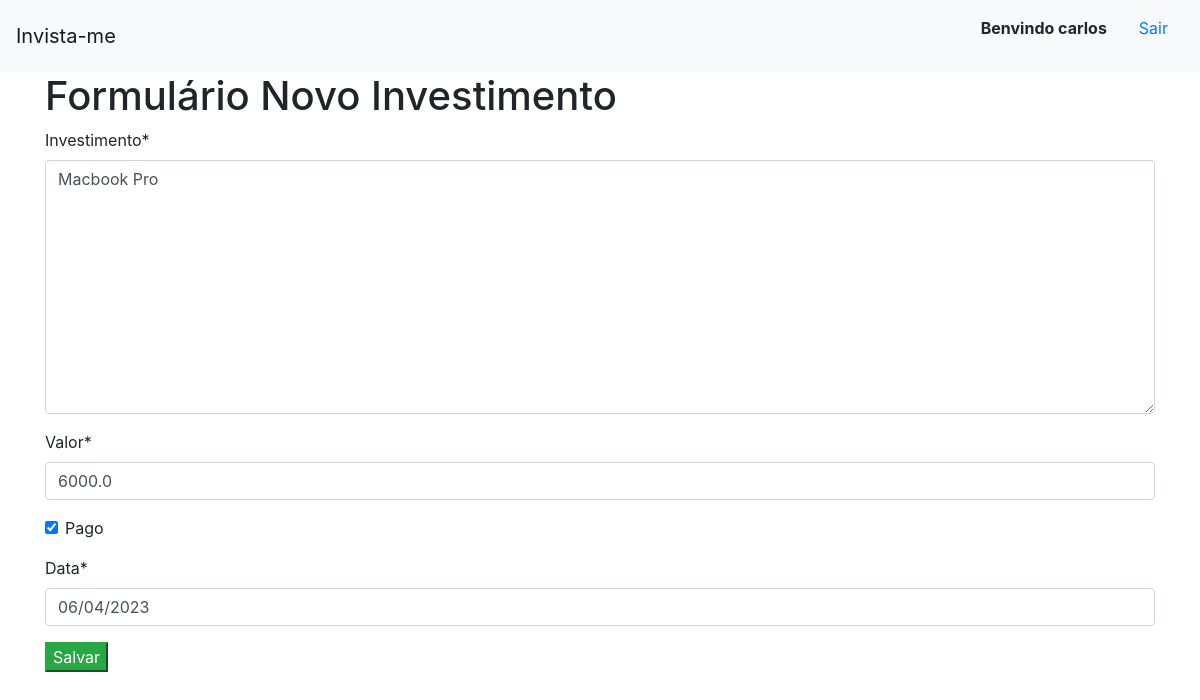
The app's page /novo_investimento/4 (signed in) with its own data.
### invista_me/models.py (models this page shows)
class Investimento(models.Model):
    investimento = models.TextField(max_length=255)
    valor = models.FloatField()
    pago = models.BooleanField()
    data = models.DateField(default=datetime.now)

### invista_me/views.py (the view)
# urls.py: path('novo_investimento/<int:id_investimento>',views.editar, name = 'editar'),
@login_required
def editar(request,id_investimento):
    investimento = Investimento.objects.get(pk=id_investimento)
    if request.method == "GET":
        formulario = InvestimentoForm(instance=investimento)
        return render(request,'investimentos/novo_investimento.html',{'formulario': formulario})
    else:
        formulario = InvestimentoForm(request.POST,instance=investimento)
        if formulario.is_valid():
            formulario.save()
        return redirect('investimentos')

### invista_me/forms.py
class InvestimentoForm(ModelForm):
    class Meta:
        model = Investimento
        fields = '__all__'

### invista_me/templates/investimentos/novo_investimento.html (shortened to what this page needs)
{%  extends 'investimentos/base.html' %}
{% block conteudo %}
{% load crispy_forms_tags %}
<div class = 'container'>
    <h1>Formulário Novo Investimento</h1>
    <form action="" method="post">
        {{formulario | crispy}}
        <button type="submit" class = 'btm btn-success'>Salvar</button>
    </form>
</div>
{% endblock %}

### invista_me/templates/investimentos/base.html (shortened to what this page needs)
<!doctype html>
<html lang="en">
  <head>
    <link rel="stylesheet" href="https://cdn.jsdelivr.net/npm/bootstrap@4.6.2/dist/css/bootstrap.min.css">
  </head>
  <body>
    <nav class="navbar navbar-light bg-light">
        <a class="navbar-brand" href="{% url 'investimentos' %}">Invista-me</a>
        <ul style="list-style: none;">
          {% if user.is_authenticated %}
          <li style="float:left">
            <strong class="nav-item nav-link">Benvindo {{user.get_username}}</strong>
          </li>
          <li style="float:left">
            <a class="nav-item nav-link" href="{% url 'logout' %}">Sair</a>
          </li>
          {% endif %}
        </ul>
    </nav>
    {% block conteudo %}
    {% endblock %}
  </body>
</html>

### records on screen
Investimento: investimento "Macbook Pro", valor "6000.0", pago "☑", data "06/04/2023"

### other values on screen
{{ user.get_username }} "carlos"
